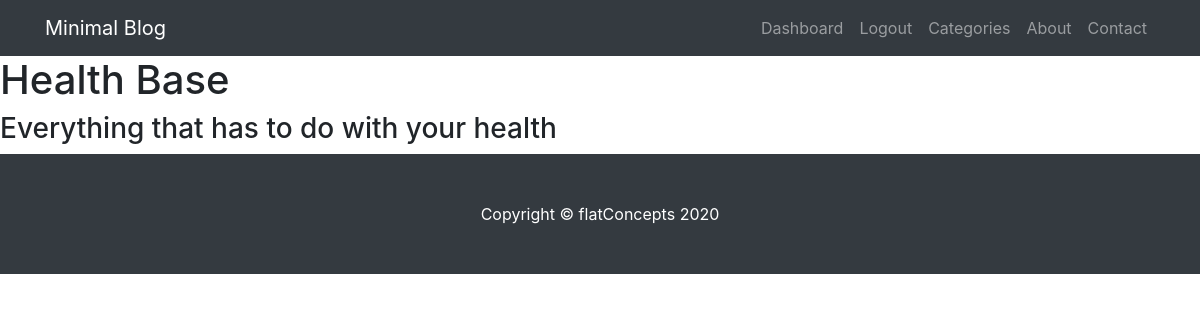
Page /category/1/ on the committed database.
### models.py (models this page shows, shortened)
class Category(db.Model, UserMixin):
    __tablename__ = 'categories'
    id = db.Column(db.Integer,
                   primary_key=True)
    name = db.Column(db.String,
                     nullable=False,
                     unique=True)
    description = db.Column(db.Text,
                            unique=False,
                            nullable=False)
    members = db.relationship('Post', backref=db.backref('category'))

### app.py (the view)
@app.route('/category/<int:category_id>/')
def category(category_id):
    cat = Category.query.filter_by(id=category_id).one()
    return render_template('category.html', category=cat)

### templates/category.html
{% extends 'base.html' %}
{% block content %}
<h1>{{category.name}} Base</h1>
<h3>{{ category.description }}</h3>
{% endblock %}

### static/css/main.css (style rules this page uses)
body { padding-top: 56px; }

### rows in the picture
Category: name "Health", description "Everything that has to do with your health"
